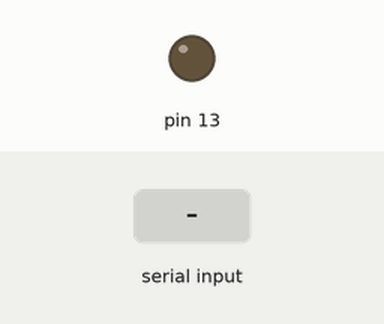
Simulated run of this sketch. Board: Arduino Uno, built with avr-gcc and run on an emulated ATmega328P. On the bench: output pins drawn as LEDs (lit = HIGH). Inputs (shaded band) come from the test bench.

Above: at 1.2 s.
1.3 s: "a" received over the second serial link
At 2.1 s:
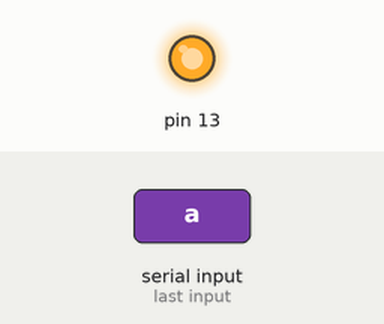
Timing chart, 0 to 4.3 s (numbered marks = the images above; inputs shaded):
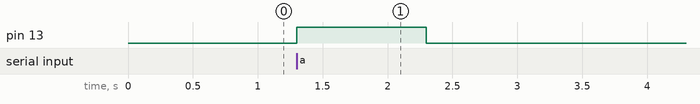

The sketch:

Cilindros_bt.ino
```cpp
#include <SoftwareSerial.h>
SoftwareSerial BT (0,1);

//variable para determinar que boton se pulsó


void setup(){
    //relays cilindro 1
  pinMode(13,OUTPUT);
    // Iniciar puerto serial
  BT.begin(9600);
  BT.println("Bluetooth iniciado");

}

void loop(){

char    val = BT.read();
    digitalWrite(13,LOW);

  if (val=='a') {
   digitalWrite(13, HIGH);
   delay(1000);
   digitalWrite(13,LOW);
   loop();
  }

  if (val=='b') {
    BT.println("Respuesta desde mi bluetooth");
    loop();
  }
}
```

Measured:
- after the input at 1.3 s, pin 13: LOW → HIGH at once, → LOW 1.0 s later
